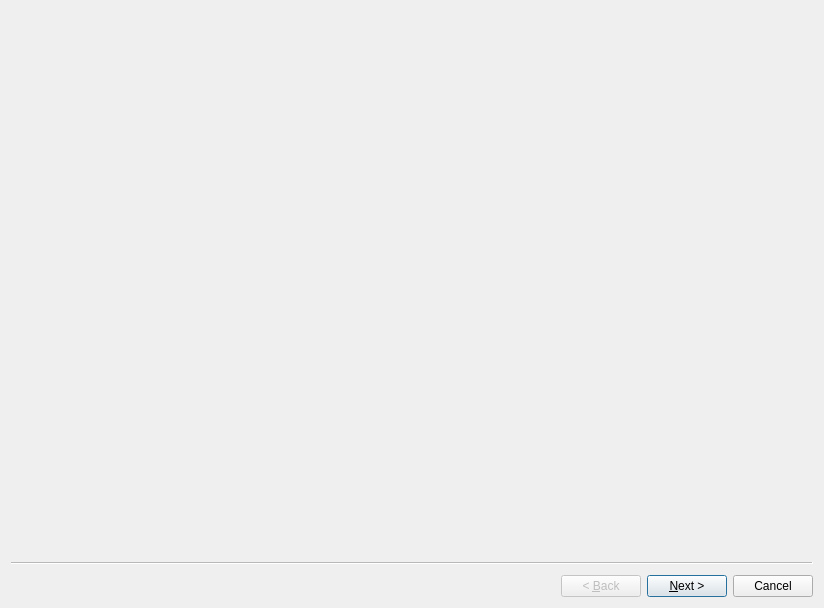
<?xml version="1.0" encoding="UTF-8"?>
<ui version="4.0">
 <class>SetupWizard</class>
 <widget class="QWizard" name="SetupWizard">
  <property name="geometry">
   <rect>
    <x>0</x>
    <y>0</y>
    <width>824</width>
    <height>608</height>
   </rect>
  </property>
  <property name="windowTitle">
   <string>Wizard</string>
  </property>
  <widget class="IntroPage" name="wizardPage1"/>
  <widget class="QWizardPage" name="wizardPage2"/>
 </widget>
 <customwidgets>
  <customwidget>
   <class>IntroPage</class>
   <extends>QWizardPage</extends>
   <header>setup/IntroPage.h</header>
   <container>1</container>
  </customwidget>
 </customwidgets>
 <resources/>
 <connections/>
</ui>
